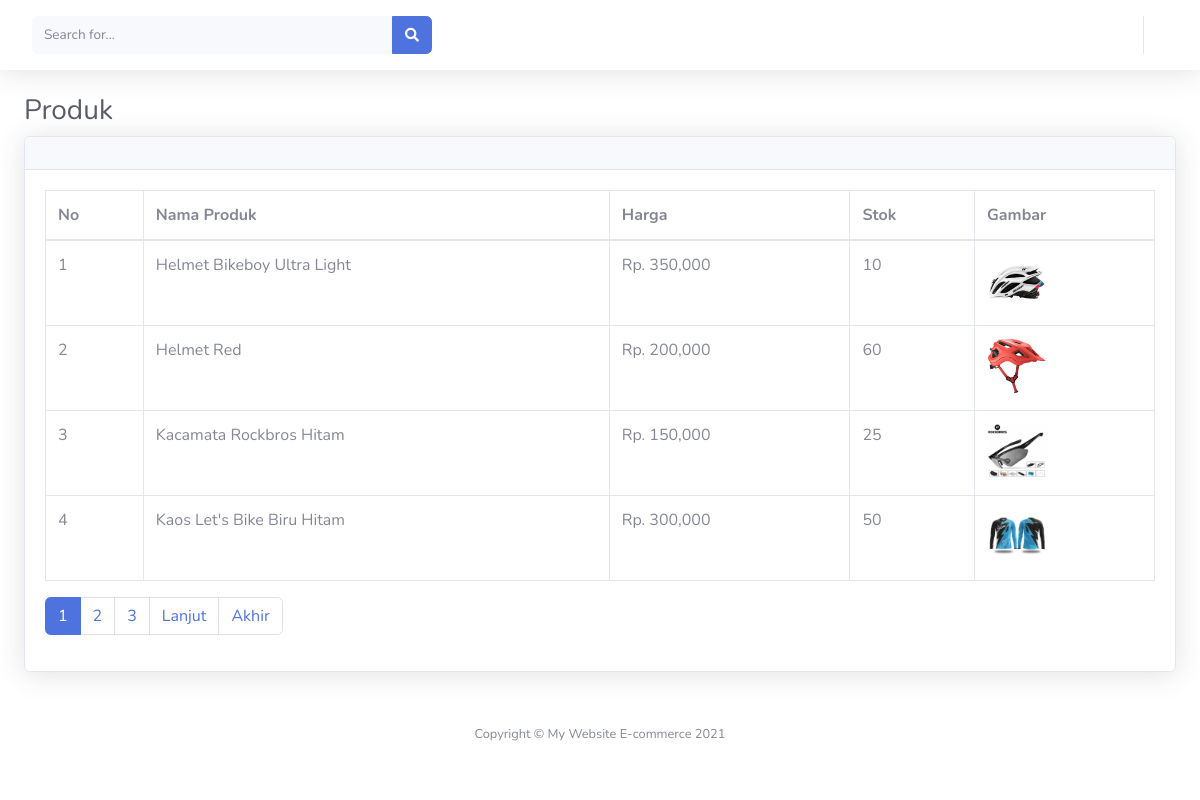
The page / on the database its author committed.
### tables this page shows
CREATE TABLE `tb_brg` (
  `id_brg` int(11) NOT NULL AUTO_INCREMENT,
  `nm_brg` varchar(150) NOT NULL,
  `merk` varchar(20) NOT NULL,
  `stok` int(11) NOT NULL,
  `harga` int(11) NOT NULL,
  `gambar` varchar(200) NOT NULL,
  PRIMARY KEY (`id_brg`) USING BTREE,
  KEY `harga` (`harga`),
  KEY `stok` (`stok`)
);

### index.php (called while the page is built, shortened)
<?php
require_once BASEPATH.'core/CodeIgniter.php';

### application/config/config.php (called while the page is built, shortened)
<?php
$config['base_url'] = 'http://localhost/mediagaleri/';
$config['index_page'] = '';
$config['uri_protocol']  = 'REQUEST_URI';
$config['url_suffix'] = '';
$config['language']  = 'english';
$config['charset'] = 'UTF-8';
$config['enable_hooks'] = FALSE;
$config['subclass_prefix'] = 'MY_';
$config['composer_autoload'] = FALSE;
$config['permitted_uri_chars'] = 'a-z 0-9~%.:_\-';
$config['enable_query_strings'] = FALSE;
$config['controller_trigger'] = 'c';
$config['function_trigger'] = 'm';
$config['directory_trigger'] = 'd';
$config['allow_get_array'] = TRUE;
$config['log_threshold'] = 0;
$config['log_path'] = '';
$config['log_file_extension'] = '';
$config['log_file_permissions'] = 0644;
$config['log_date_format'] = 'Y-m-d H:i:s';
$config['error_views_path'] = '';
$config['cache_path'] = '';
$config['cache_query_string'] = FALSE;
$config['encryption_key'] = '';
$config['sess_driver'] = 'files';
$config['sess_cookie_name'] = 'ci_session';
$config['sess_expiration'] = 7200;
$config['sess_save_path'] = NULL;
$config['sess_match_ip'] = FALSE;
$config['sess_time_to_update'] = 300;
$config['sess_regenerate_destroy'] = FALSE;
$config['cookie_prefix']  = '';
$config['cookie_domain']  = '';
$config['cookie_path']    = '/';
$config['cookie_secure']  = FALSE;
$config['cookie_httponly']   = FALSE;
$config['standardize_newlines'] = FALSE;
$config['global_xss_filtering'] = FALSE;
$config['csrf_protection'] = FALSE;
$config['csrf_token_name'] = 'csrf_test_name';
$config['csrf_cookie_name'] = 'csrf_cookie_name';
$config['csrf_expire'] = 7200;
$config['csrf_regenerate'] = TRUE;
$config['csrf_exclude_uris'] = array();
$config['compress_output'] = FALSE;
$config['time_reference'] = 'local';
$config['rewrite_short_tags'] = FALSE;
$config['proxy_ips'] = '';

### application/modules/pagination/models/Pagination_model.php (called while the page is built, shortened)
<?php
class Pagination_model extends CI_Model
{
  public function get_data($limit, $start)
  {
    return $this->db->get('tb_brg', $limit, $start)->result_array();
  }
  public function countAlldata()
  {
    return $this->db->get('tb_brg')->num_rows();
  }
}

### application/modules/pagination/views/index.php (the view)
<div class="container-fluid">
  <h1 class="h3 mb-2 text-gray-800"><?= $head; ?></h1>
  <div class="card shadow mb-4">
    <div class="card-header py-3">
    </div>
    <div class="card-body">
      <div class="table-responsive">
        <table class="table table-bordered" width="100%" cellspacing="0">
          <thead>
            <tr>
              <th>No</th>
              <th>Nama Produk</th>
              <th>Harga</th>
              <th>Stok</th>
              <th>Gambar</th>
            </tr>
          </thead>
          <tbody>
            <?php
            foreach ($brg as $b) :
            ?>
              <tr>
                <td><?= ++$start; ?></td>
                <td><?= $b['nm_brg']; ?></td>
                <td>Rp. <?= number_format($b['harga'], 0) ?></td>
                <td><?= $b['stok']; ?></td>
                <td><img src="<?= base_url('assets/gambar/' . $b['gambar']); ?>" width="60px"></td>
              </tr>
            <?php endforeach; ?>
          </tbody>
        </table>
        <?= $this->pagination->create_links(); ?>
      </div>
    </div>
  </div>
</div>
</div>

### application/modules/pagination/controllers/Pagination.php (shortened to what this page needs)
<?php
class Pagination extends CI_Controller
{
  public function __construct()
  {
    $this->load->model('Pagination_model');
  }
  public function index()
  {
    $data['head'] = "Produk";
    $this->load->library('pagination');
    $config['base_url'] = base_url('pagination/index');
    $config['total_rows'] = $this->Pagination_model->countAlldata();
    $config['per_page'] = 4;
    $config['full_tag_open'] = '<nav><ul class="pagination">';
    $config['full_tag_close'] = '</ul>
    </nav>';
    $config['last_tag_open'] = ' <li class="page-item">';
    $config['last_tag_close'] = ' </li>';
    $config['next_tag_open'] = ' <li class="page-item">';
    $config['next_tag_close'] = ' </li>';
    $config['cur_tag_open'] = ' <li class="page-item active"><a class="page-link" href="#">';
    $config['cur_tag_close'] = ' </a></li>';
    $config['num_tag_open'] = ' <li class="page-item">';
    $config['num_tag_close'] = ' </li>';
    $data['start'] = $this->uri->segment(3);
    $data['brg'] = $this->Pagination_model->get_data($config['per_page'], $data['start']);
    $this->load->view('templates/_partials/header', $data);
    $this->load->view('templates/_partials/topbar');
    $this->load->view('index');
    $this->load->view('templates/_partials/footer');
  }
}

### application/third_party/MX/Loader.php (shortened to what this page needs)
<?php (defined('BASEPATH')) OR exit('No direct script access allowed');
class MX_Loader extends CI_Loader
{
	protected $_module;
	public $_ci_cached_vars = array();
	public function initialize($controller = NULL)
	{
		$this->_module = CI::$APP->router->fetch_module();
	}
	public function database($params = '', $return = FALSE, $query_builder = NULL)
	{
		CI::$APP->db = DB($params, $query_builder);
		return $this;
	}
	public function language($langfile, $idiom = '', $return = FALSE, $add_suffix = TRUE, $alt_path = '')
	{
		CI::$APP->lang->load($langfile, $idiom, $return, $add_suffix, $alt_path, $this->_module);
		return $this;
	}
	public function model($model, $object_name = NULL, $connect = FALSE)
	{
		if (is_array($model)) return $this->models($model);
		($_alias = $object_name) OR $_alias = basename($model);
		list($path, $_model) = Modules::find(strtolower($model), $this->_module, 'models/');
		if ($path == FALSE)
		{
			parent::model($model, $object_name, $connect);
		}
		else
		{
			CI::$APP->$_alias = new $model();
		}
		return $this;
	}
	public function models($models)
	{
		return $this;
	}
	public function view($view, $vars = array(), $return = FALSE)
	{
		list($path, $_view) = Modules::find($view, $this->_module, 'views/');
		if ($path != FALSE)
		{
			$this->_ci_view_paths = array($path => TRUE) + $this->_ci_view_paths;
			$view = $_view;
		}
		if (method_exists($this, '_ci_object_to_array'))
		{
		        return $this->_ci_load(array('_ci_view' => $view, '_ci_vars' => $this->_ci_object_to_array($vars), '_ci_return' => $return));
		} else {
		        return $this->_ci_load(array('_ci_view' => $view, '_ci_vars' => $this->_ci_prepare_view_vars($vars), '_ci_return' => $return));
		}
	}
	public function __get($class)
	{
		return (isset($this->controller)) ? $this->controller->$class : CI::$APP->$class;
	}
	public function _ci_load($_ci_data)
	{
		extract($_ci_data);
		if (isset($_ci_view))
		{
			$_ci_path = '';
			$_ci_file = (pathinfo($_ci_view, PATHINFO_EXTENSION)) ? $_ci_view : $_ci_view.EXT;
			foreach ($this->_ci_view_paths as $path => $cascade)
			{
				if (file_exists($view = $path.$_ci_file))
				{
					$_ci_path = $view;
					break;
				}
			}
		}
		elseif (isset($_ci_path))
		{
			$_ci_file = basename($_ci_path);
			if( ! file_exists($_ci_path)) $_ci_path = '';
		}
		if (isset($_ci_vars))
			$this->_ci_cached_vars = array_merge($this->_ci_cached_vars, (array) $_ci_vars);
		extract($this->_ci_cached_vars);
		if ((bool) @ini_get('short_open_tag') === FALSE && CI::$APP->config->item('rewrite_short_tags') == TRUE)
		{
			echo eval('?>'.preg_replace("/;*\s*\?>/", "; ?>", str_replace('<?=', '<?php echo ', file_get_contents($_ci_path))));
		}
		else
		{
			include($_ci_path);
		}
		if (ob_get_level() > $this->_ci_ob_level + 1)
		{
			ob_end_flush();
		}
		else
		{
			CI::$APP->output->append_output(ob_get_clean());
		}
	}
}

### application/modules/templates/views/_partials/header.php (shortened to what this page needs)
<!DOCTYPE html>
<html lang="en">
<head>
  <link href="<?= base_url('assets/sbadmin/'); ?>vendor/fontawesome-free/css/all.min.css" rel="stylesheet" type="text/css">
  <link href="<?= base_url('assets/sbadmin/'); ?>css/sb-admin-2.min.css" rel="stylesheet">
  <link href="<?= base_url('assets/sbadmin/'); ?>vendor/datatables/dataTables.bootstrap4.min.css" rel="stylesheet">
  <link rel="stylesheet" href="<?= base_url('assets/sweetalert2/') ?>sweetalert2.min.css">
</head>
<body id="page-top">

### application/modules/templates/views/_partials/topbar.php (shortened to what this page needs)
<div id="content-wrapper" class="d-flex flex-column">
  <div id="content">
    <nav class="navbar navbar-expand navbar-light bg-white topbar mb-4 static-top shadow">
      <form class="d-none d-sm-inline-block form-inline mr-auto ml-md-3 my-2 my-md-0 mw-100 navbar-search">
        <div class="input-group">
          <input type="text" class="form-control bg-light border-0 small" placeholder="Search for..." aria-label="Search" aria-describedby="basic-addon2">
          <div class="input-group-append">
            <button class="btn btn-primary" type="button">
              <i class="fas fa-search fa-sm"></i>
            </button>
          </div>
        </div>
      </form>
      <ul class="navbar-nav ml-auto">
        <li class="nav-item dropdown no-arrow">
          <a class="nav-link dropdown-toggle" href="#" id="userDropdown" role="button" data-toggle="dropdown" aria-haspopup="true" aria-expanded="false">
          </a>
        </li>
      </ul>
    </nav>

### application/modules/templates/views/_partials/footer.php (shortened to what this page needs)
<footer class="sticky-footer bg-white">
  <div class="container my-auto">
    <div class="copyright text-center my-auto">
      <span>Copyright &copy; My Website E-commerce 2021</span>
    </div>
  </div>
</footer>
</div>
</body>
</html>

### rows shown on the page
tb_brg: nm_brg "Helmet Bikeboy Ultra Light", harga "350,000", stok "10", gambar (picture)
tb_brg: nm_brg "Helmet Red", harga "200,000", stok "60", gambar (picture)
tb_brg: nm_brg "Kacamata Rockbros Hitam", harga "150,000", stok "25", gambar (picture)
tb_brg: nm_brg "Kaos Let's Bike Biru Hitam", harga "300,000", stok "50", gambar (picture)

### other values the page prints
$head "Produk"
$this->pagination->create_links() "1 2 3 Lanjut Akhir"
